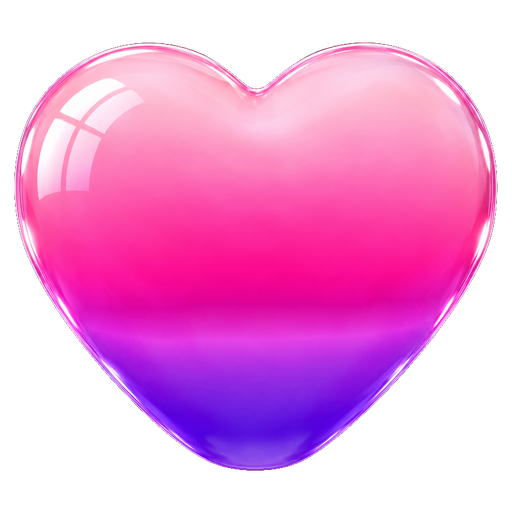
#> input picture animated-agents/assets/studio/ready/glass/glass-1-512.png, 512 x 512 px; its folder holds only this picture in this run
$ python cutout.py --in ../assets/studio/ready/glass/glass-1-512.png --out out.png
#> lines starting #> are read from the running program, lines starting #| are printed output that depends on the picture; after the words box and inside, x2 and y2 are one past the last pixel; in counts of white or black regions, pixels touching at a corner belong together
#!/usr/bin/env python3
"""Cut agent bodies out of their background and normalise them.

Usage:
  python cutout.py --in renders/ --out agent-kit/bodies --mode glass
  python cutout.py --in a.png b.png --out agent-kit/bodies --mode solid

Modes:
  solid   opaque art (clay, matte, flat illustration) on any plain background. A PNG that already has a
          transparent background is used as it is (its alpha wins), so ask the image model for a transparent
          background when the body might share a colour with a plain one.
  glass   glossy or frosted glass on a dark background: the body stays mostly solid, edges and glow stay soft
  marble  clear outer shell around a frosted core, on a dark background: the clear shell becomes see-through

For each image it writes <name>.png (1024px) and <name>@512.png, every body centred on a square canvas, and adds
or updates the agent in agents.json (next to --out's parent) with its ground line ("bottom") measured and default
face settings to tune afterwards. The file name (minus extension) becomes the agent name.
"""
import argparse, json, os, re, sys
import numpy as np
from PIL import Image
from scipy import ndimage as nd


def largest(mask):
    lab, n = nd.label(mask)
    if n == 0:
        return mask
    sizes = nd.sum(mask, lab, range(1, n + 1))
    return lab == (int(np.argmax(sizes)) + 1)


def cut(path, mode, work=1536):
#> called with mode = 'solid', work = 1536
    src = Image.open(path)
#> src is the input picture: PIL image 512x512 RGBA; mean R, G, B, A 134.5, 49.8, 114.8, 146.2
    src.thumbnail((work, work), Image.LANCZOS)
    rgba = np.asarray(src.convert("RGBA")).astype(np.float32)
    al = rgba[..., 3]
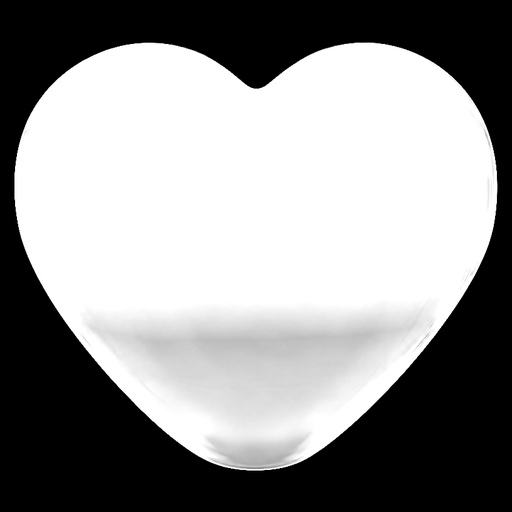
#> al: shape (512, 512) float32; min 0, max 255, mean 146.2
    # Already transparent (e.g. generated with background "transparent"): trust its alpha, don't key by colour.
    # Colour keying fails when the body shares a colour with the background (a cream top on light grey).
    if al.mean() < 250 and np.median(np.concatenate([al[:12, :12].ravel(), al[:12, -12:].ravel(), al[-12:, :12].ravel(), al[-12:, -12:].ravel()])) < 10:
        keep = largest(nd.binary_fill_holes(al > 128))
#> in largest, `lab, n = nd.label(mask)`:
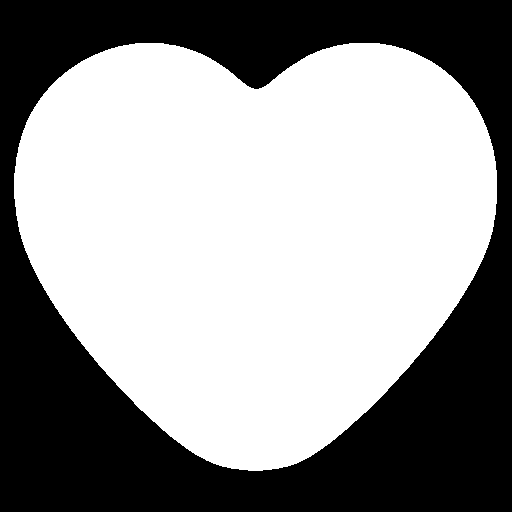
#> lab: shape (512, 512) int32; values 0 (black) and 1 (white), 59.1% white; 1 black region, box (x1, y1, x2, y2) and area: (0, 0, 512, 512) 107144
#> in largest, `lab, n = nd.label(mask)`: n = 1
#> in largest, `sizes = nd.sum(mask, lab, range(1, n + 1))`: sizes = [155000]
        near = nd.binary_dilation(keep, iterations=6)
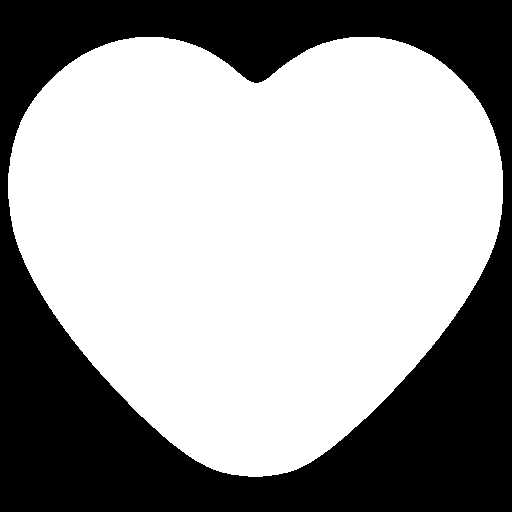
#> near: shape (512, 512) bool; 62.1% white; 1 black region, box (x1, y1, x2, y2) and area: (0, 0, 512, 512) 99350
        a = np.where(near, al / 255.0, 0.0)
        return finish(np.dstack([rgba[..., :3], a * 255]).astype(np.uint8), a, "alpha")
    rgb = rgba[..., :3]
    h, w = rgb.shape[:2]
    corners = np.concatenate([rgb[:20, :20].reshape(-1, 3), rgb[:20, -20:].reshape(-1, 3), rgb[-20:, :20].reshape(-1, 3), rgb[-20:, -20:].reshape(-1, 3)])
    bg = np.median(corners, axis=0)
    dark_bg = bg.max() < 40
    if mode in ("glass", "marble") and not dark_bg:
        print(f"  warning: {os.path.basename(path)} is not on a dark background; glass and marble modes expect black. Using solid.")
        mode = "solid"
    if dark_bg:
        m = rgb.max(2)
    else:
        m = np.abs(rgb - bg).max(2)  # distance from the background colour
    solid = largest(nd.binary_fill_holes(nd.binary_closing(m > (60 if dark_bg else 28), iterations=3)))
    core = nd.binary_erosion(solid, iterations=2)
    a = nd.gaussian_filter(core.astype(np.float32), 1.2)
    band = (nd.distance_transform_edt(~solid) < 30) & ~core
    soft = np.clip((m - 14) / 70, 0, 1) ** 1.4
    a = np.where(band, np.maximum(a, soft), a)
    a = np.where(core, 1.0, a)
    if mode == "glass":
        inner = np.clip((m - 30) / 190, 0.45, 1.0) ** 0.9
        a = np.where(core, inner, a)
    elif mode == "marble":
        inner = np.clip((m - 10) / 175, 0.1, 1.0) ** 0.85
        a = np.where(core, inner, a)
    col = rgb
    if dark_bg:  # un-premultiply so soft edges don't go grey
        col = np.clip(rgb / np.maximum(a, 1e-3)[..., None], 0, 255)
    out = np.dstack([col, a * 255]).astype(np.uint8)
    return finish(out, a, mode)


def finish(out, a, mode):
    """Crop to the body, centre it on a square canvas and measure where it meets the ground."""
#> called with mode = 'alpha'
    yy, xx = np.where(a > 0.03)
    if yy.size == 0 or (yy.max() - yy.min()) < 8 or (xx.max() - xx.min()) < 8:
        raise ValueError("no body found (the image is blank, too small, or the body matches the background)")
    y0, y1, x0, x1 = yy.min(), yy.max(), xx.min(), xx.max()
#> y0 = 42; y1 = 470; x0 = 14; x1 = 497
    crop = out[y0:y1 + 1, x0:x1 + 1]
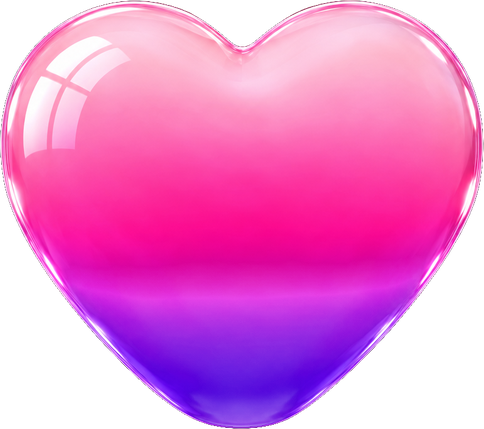
#> crop: shape (429, 484, 4); mean of channels 0, 1, 2, 3 169.7, 62.9, 144.9, 184.6; transparent parts drawn white
    ch, cw = crop.shape[:2]
#> ch = 429; cw = 484
    side = int(max(ch, cw) * 1.06)
#> side = 513
    canvas = np.zeros((side, side, 4), np.uint8)
    oy, ox = (side - ch) // 2, (side - cw) // 2
#> oy = 42; ox = 14
    canvas[oy:oy + ch, ox:ox + cw] = crop
    bottom = (oy + ch) / side
#> bottom = 0.918
    return Image.fromarray(canvas.astype(np.uint8)), bottom, cw / ch, mode


def main():
    ap = argparse.ArgumentParser()
    ap.add_argument("--in", dest="inputs", nargs="+", required=True)
    ap.add_argument("--out", required=True)
    ap.add_argument("--mode", choices=["solid", "glass", "marble"], default="solid")
    args = ap.parse_args()
    files = []
    for p in args.inputs:
        if os.path.isdir(p):
            files += [os.path.join(p, f) for f in sorted(os.listdir(p)) if f.lower().endswith((".png", ".jpg", ".jpeg", ".webp"))]
        else:
            files.append(p)
    if not files:
        sys.exit("No images found.")
    os.makedirs(args.out, exist_ok=True)
    cfg_path = os.path.join(os.path.dirname(os.path.abspath(args.out)), "agents.json")
    cfg = json.load(open(cfg_path)) if os.path.exists(cfg_path) else {"agents": {}}
    done, skipped = 0, []
    for f in files:
        # file names become agent names: keep them to safe characters so they work as ids and in JSX
        name = re.sub(r"[^a-z0-9]+", "-", os.path.splitext(os.path.basename(f))[0].lower()).strip("-")[:40] or "agent"
        try:
            img, bottom, aspect, used = cut(f, args.mode)
#> bottom = 0.918; aspect = 1.13; used = 'alpha'
        except Exception as e:  # one bad render must not sink the others
            skipped.append((os.path.basename(f), str(e)))
            print(f"  skipped {os.path.basename(f)}: {e}")
            continue
        img.resize((1024, 1024), Image.LANCZOS).save(os.path.join(args.out, f"{name}.png"), optimize=True)
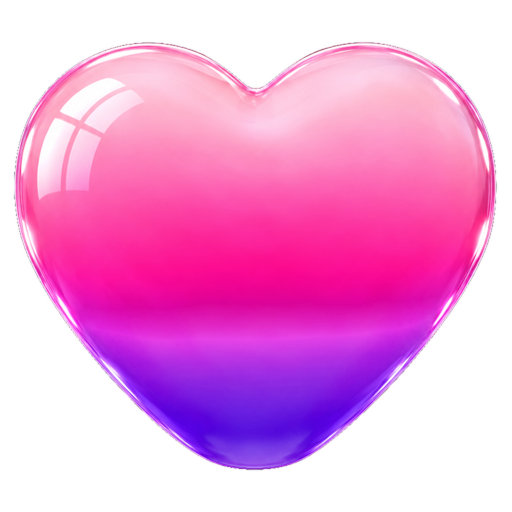
#> saved as glass-1-512.png: PIL image 1024x1024 RGBA (shown at 1/2 size); mean R, G, B, A 134.3, 50, 114.7, 145.7; transparent parts drawn white
        img.resize((512, 512), Image.LANCZOS).save(os.path.join(args.out, f"{name}@512.png"), optimize=True)
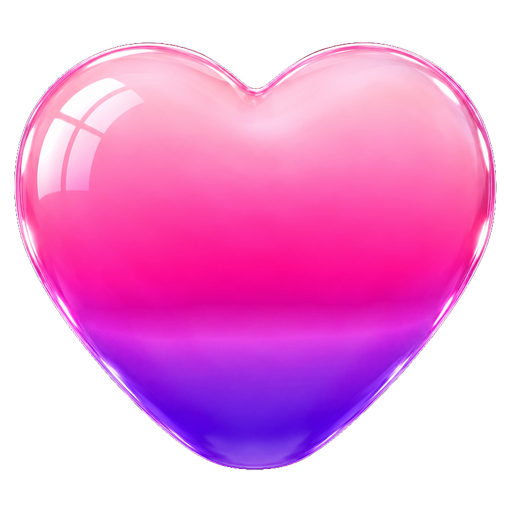
#> saved as glass-1-512@512.png: PIL image 512x512 RGBA; mean R, G, B, A 133.9, 49.7, 114.4, 145.6; transparent parts drawn white
        entry = cfg["agents"].get(name, {"face": [0.5, 0.55], "dx": 0.15, "w": 0.084, "h": 0.125, "mood": "neutral", "scale": 1})
        entry["bottom"] = round(bottom, 3)
        if aspect > 1.35 and "scale" not in cfg["agents"].get(name, {}):
            entry["scale"] = 1.12  # wide bodies read small; nudge them up
        cfg["agents"][name] = entry
        json.dump(cfg, open(cfg_path, "w"), indent=2)   # saved after every body, so a later failure loses nothing
        done += 1
        print(f"  {name}: mode {used}, aspect {aspect:.2f}, ground at {bottom:.3f}")
#|   glass-1-512: mode alpha, aspect 1.13, ground at 0.918
    print(f"Wrote {done} bodies to {args.out} and settings to {cfg_path}" + (f"; skipped {len(skipped)}" if skipped else ""))
    if not done:
        sys.exit("No bodies could be cut out. Regenerate the images (see the reasons above).")


if __name__ == "__main__":
    main()

$ run again, on animated-agents/assets/studio/ready/glass/glass-3-512.png
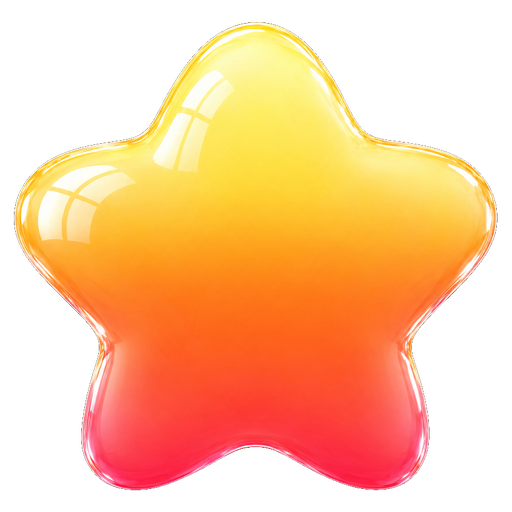
#> input picture animated-agents/assets/studio/ready/glass/glass-3-512.png, 512 x 512 px
#> in cut, src is the input picture: PIL image 512x512 RGBA; mean R, G, B, A 143.4, 89.5, 45.7, 143.2
#> lab: shape (512, 512) int32; values 0 (black) and 1 (white), 56.2% white; 1 black region, box (x1, y1, x2, y2) and area: (0, 0, 512, 512) 114861
#> n = 1
#> sizes = [147283]
#> in cut, `near = nd.binary_dilation(keep, iterations=6)`:
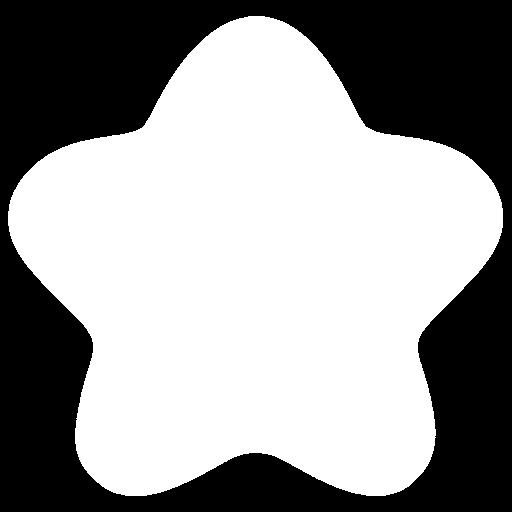
#> near: shape (512, 512) bool; 59.5% white; 1 black region, box (x1, y1, x2, y2) and area: (0, 0, 512, 512) 106222
#> y0 = 22; y1 = 490; x0 = 13; x1 = 497
#> in finish, `canvas[oy:oy + ch, ox:ox + cw] = crop`:
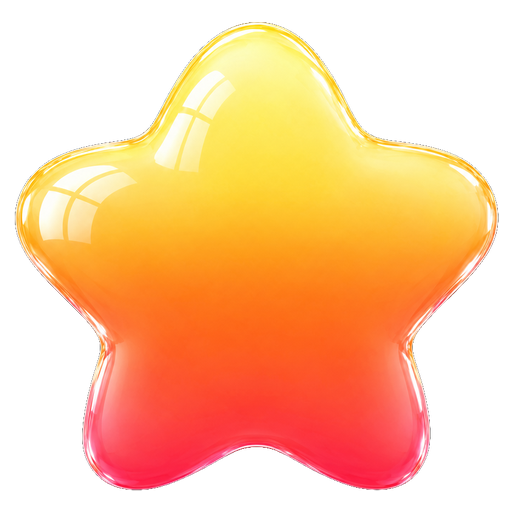
#> canvas: shape (514, 514, 4); mean of channels 0, 1, 2, 3 142.2, 88.8, 45.3, 142.1; transparent parts drawn white
#> in main, `img, bottom, aspect, used = cut(f, args.mode)`: bottom = 0.955; aspect = 1.03; used = 'alpha'
#|   glass-3-512: mode alpha, aspect 1.03, ground at 0.955
